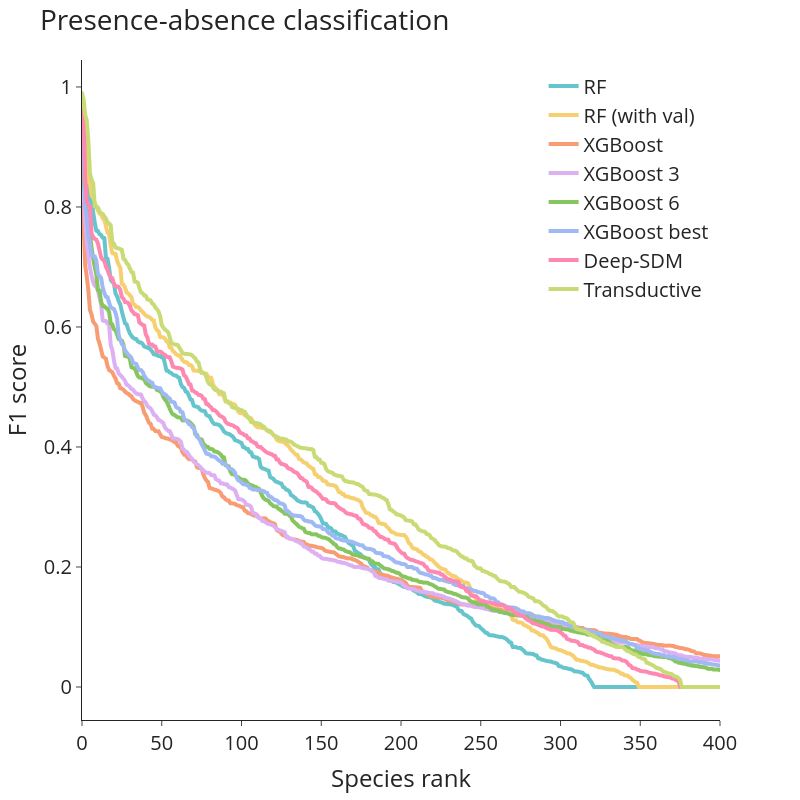

Write notebook code for a chart like this one.
### Code cell
import plotly.express as px

fig = px.line(data[data['x'] <= 400], x='x', y='F1', color='model', template = 'simple_white',
           width = 800, height=800,
           color_discrete_sequence = px.colors.qualitative.Pastel)

fig.update_layout(
    title='Presence-absence classification',
    xaxis_title='Species rank',
    yaxis_title='F1 score',
    font=dict(size=20),
    legend_title_text='',
    legend=dict(yanchor="top",
                y=0.99,
                xanchor="right",
                x=0.99)
)

fig.update_traces(line={'width': 4})

### Figure 1 — Plotly figure (JSON) as saved in the notebook; plotly's stock layout.template omitted (floating-point values rounded to 4 significant figures; data arrays with more than 128 entries replaced by an {"elided": "..."} marker saying what was removed)
{"data": [{"hovertemplate": "model=RF<br>x=%{x}<br>F1=%{y}<extra></extra>", "legendgroup": "RF", "line": {"color": "rgb(102, 197, 204)", "dash": "solid", "width": 4}, "marker": {"symbol": "circle"}, "mode": "lines", "name": "RF", "showlegend": true, "type": "scattergl", "x": {"elided": "401 int values"}, "xaxis": "x", "y": {"elided": "401 float values"}, "yaxis": "y"}, {"hovertemplate": "model=RF (with val)<br>x=%{x}<br>F1=%{y}<extra></extra>", "legendgroup": "RF (with val)", "line": {"color": "rgb(246, 207, 113)", "dash": "solid", "width": 4}, "marker": {"symbol": "circle"}, "mode": "lines", "name": "RF (with val)", "showlegend": true, "type": "scattergl", "x": {"elided": "401 int values"}, "xaxis": "x", "y": {"elided": "401 float values"}, "yaxis": "y"}, {"hovertemplate": "model=XGBoost<br>x=%{x}<br>F1=%{y}<extra></extra>", "legendgroup": "XGBoost", "line": {"color": "rgb(248, 156, 116)", "dash": "solid", "width": 4}, "marker": {"symbol": "circle"}, "mode": "lines", "name": "XGBoost", "showlegend": true, "type": "scattergl", "x": {"elided": "401 int values"}, "xaxis": "x", "y": {"elided": "401 float values"}, "yaxis": "y"}, {"hovertemplate": "model=XGBoost 3<br>x=%{x}<br>F1=%{y}<extra></extra>", "legendgroup": "XGBoost 3", "line": {"color": "rgb(220, 176, 242)", "dash": "solid", "width": 4}, "marker": {"symbol": "circle"}, "mode": "lines", "name": "XGBoost 3", "showlegend": true, "type": "scattergl", "x": {"elided": "401 int values"}, "xaxis": "x", "y": {"elided": "401 float values"}, "yaxis": "y"}, {"hovertemplate": "model=XGBoost 6<br>x=%{x}<br>F1=%{y}<extra></extra>", "legendgroup": "XGBoost 6", "line": {"color": "rgb(135, 197, 95)", "dash": "solid", "width": 4}, "marker": {"symbol": "circle"}, "mode": "lines", "name": "XGBoost 6", "showlegend": true, "type": "scattergl", "x": {"elided": "401 int values"}, "xaxis": "x", "y": {"elided": "401 float values"}, "yaxis": "y"}, {"hovertemplate": "model=XGBoost best<br>x=%{x}<br>F1=%{y}<extra></extra>", "legendgroup": "XGBoost best", "line": {"color": "rgb(158, 185, 243)", "dash": "solid", "width": 4}, "marker": {"symbol": "circle"}, "mode": "lines", "name": "XGBoost best", "showlegend": true, "type": "scattergl", "x": {"elided": "401 int values"}, "xaxis": "x", "y": {"elided": "401 float values"}, "yaxis": "y"}, {"hovertemplate": "model=Deep-SDM<br>x=%{x}<br>F1=%{y}<extra></extra>", "legendgroup": "Deep-SDM", "line": {"color": "rgb(254, 136, 177)", "dash": "solid", "width": 4}, "marker": {"symbol": "circle"}, "mode": "lines", "name": "Deep-SDM", "showlegend": true, "type": "scattergl", "x": {"elided": "401 int values"}, "xaxis": "x", "y": {"elided": "401 float values"}, "yaxis": "y"}, {"hovertemplate": "model=Transductive<br>x=%{x}<br>F1=%{y}<extra></extra>", "legendgroup": "Transductive", "line": {"color": "rgb(201, 219, 116)", "dash": "solid", "width": 4}, "marker": {"symbol": "circle"}, "mode": "lines", "name": "Transductive", "showlegend": true, "type": "scattergl", "x": {"elided": "401 int values"}, "xaxis": "x", "y": {"elided": "401 float values"}, "yaxis": "y"}], "layout": {"font": {"size": 20}, "height": 800, "legend": {"title": {"text": ""}, "tracegroupgap": 0, "x": 0.99, "xanchor": "right", "y": 0.99, "yanchor": "top"}, "margin": {"t": 60}, "title": {"text": "Presence-absence classification"}, "width": 800, "xaxis": {"anchor": "y", "domain": [0, 1], "title": {"text": "Species rank"}}, "yaxis": {"anchor": "x", "domain": [0, 1], "title": {"text": "F1 score"}}}}
